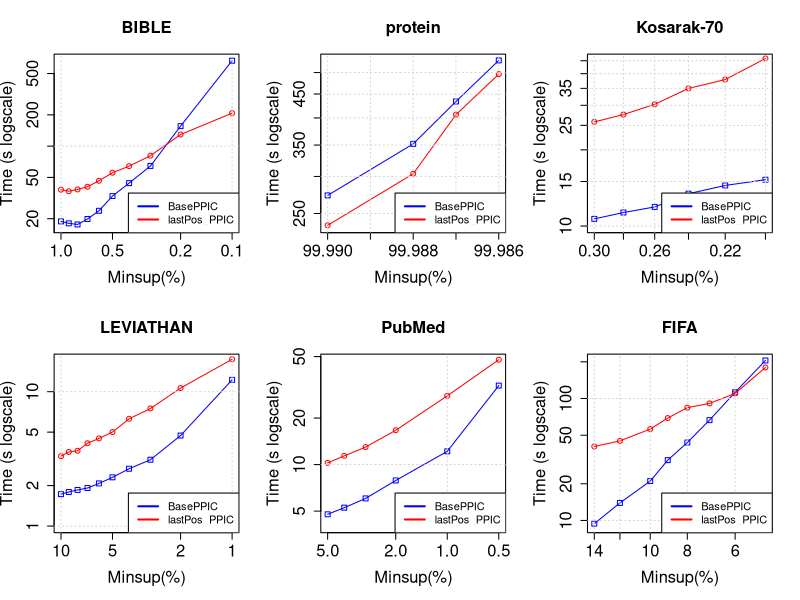

The R script that drew this image:
tiff("MmEsLpMiss_lastPos_PPIC.png", width=13, height=9, units='in', res=120)
par(mfrow=c(2,3), cex.lab=1.5, cex.axis=1.5, cex.main=1.5, cex.sub=1.5)

#BIBLE
#DATA
x <- c(0.01, 0.009, 0.008, 0.007, 0.006, 0.005, 0.004, 0.003, 0.002, 0.001)*100

zero <- c(18850, 18071, 17611, 19872, 23860, 33086, 44031, 64446, 155871, 664830)/1000
one <- c(38116, 36789, 38283, 40639, 46390, 55533, 64153, 80930, 129417, 207934)/1000

#PLOT
plot(x, zero, log = "xy", type="o", pch=0, xlab="Minsup(%)",ylab="Time (s logscale)", col="blue", xlim = rev(range(x)), ylim=c(17, 664))
lines(x, one, col="red", type="o", pch=1)
title(main="BIBLE", cex.lab=1.5, cex.axis=1.5, cex.main=1.5, cex.sub=1.5)
grid()
legend("bottomright", legend=c("BasePPIC", "lastPos_PPIC"), lty=c(1,1),lwd=c(2,2), col=c("blue", "red"), cex = 1)

#protein
#DATA
x <- c(0.9999, 0.99988, 0.99987, 0.99986)*100

zero <- c(273254, 352139, 433728, 530863)/1000
one <- c(235901, 303927, 406530, 496255)/1000

#PLOT
plot(x, zero, log = "xy", type="o", pch=0, xlab="Minsup(%)",ylab="Time (s logscale)", col="blue", xlim = rev(range(x)), ylim=c(235, 530))
lines(x, one, col="red", type="o", pch=1)
title(main="protein", cex.lab=1.5, cex.axis=1.5, cex.main=1.5, cex.sub=1.5)
grid()
legend("bottomright", legend=c("BasePPIC", "lastPos_PPIC"), lty=c(1,1),lwd=c(2,2), col=c("blue", "red"), cex = 1)

#Kosarak-70
#DATA
x <- c(0.003, 0.0028, 0.0026, 0.0024, 0.0022, 0.002)*100

zero <- c(10677, 11312, 11903, 13425, 14473, 15247)/1000
one <- c(25797, 27586, 30275, 34992, 37916, 45927)/1000

#PLOT
plot(x, zero, log = "xy", type="o", pch=0, xlab="Minsup(%)",ylab="Time (s logscale)", col="blue", xlim = rev(range(x)), ylim=c(10, 45))
lines(x, one, col="red", type="o", pch=1)
title(main="Kosarak-70", cex.lab=1.5, cex.axis=1.5, cex.main=1.5, cex.sub=1.5)
grid()
legend("bottomright", legend=c("BasePPIC", "lastPos_PPIC"), lty=c(1,1),lwd=c(2,2), col=c("blue", "red"), cex = 1)

#LEVIATHAN
#DATA
x <- c(0.1, 0.09, 0.08, 0.07, 0.06, 0.05, 0.04, 0.03, 0.02, 0.01)*100

zero <- c(1729, 1793, 1857, 1919, 2077, 2306, 2672, 3117, 4718, 12253)/1000
one <- c(3312, 3562, 3634, 4135, 4491, 5009, 6289, 7502, 10645, 17440)/1000

#PLOT
plot(x, zero, log = "xy", type="o", pch=0, xlab="Minsup(%)",ylab="Time (s logscale)", col="blue", xlim = rev(range(x)), ylim=c(1, 17))
lines(x, one, col="red", type="o", pch=1)
title(main="LEVIATHAN", cex.lab=1.5, cex.axis=1.5, cex.main=1.5, cex.sub=1.5)
grid()
legend("bottomright", legend=c("BasePPIC", "lastPos_PPIC"), lty=c(1,1),lwd=c(2,2), col=c("blue", "red"), cex = 1)

#PubMed
#DATA
x <- c(0.05, 0.04, 0.03, 0.02, 0.01, 0.005)*100

zero <- c(4767, 5261, 6040, 7894, 12184, 32451)/1000
one <- c(10259, 11391, 12983, 16680, 27852, 47720)/1000

#PLOT
plot(x, zero, log = "xy", type="o", pch=0, xlab="Minsup(%)",ylab="Time (s logscale)", col="blue", xlim = rev(range(x)), ylim=c(4, 47))
lines(x, one, col="red", type="o", pch=1)
title(main="PubMed", cex.lab=1.5, cex.axis=1.5, cex.main=1.5, cex.sub=1.5)
grid()
legend("bottomright", legend=c("BasePPIC", "lastPos_PPIC"), lty=c(1,1),lwd=c(2,2), col=c("blue", "red"), cex = 1)

#FIFA
#DATA
x <- c(0.14, 0.12, 0.1, 0.09, 0.08, 0.07, 0.06, 0.05)*100

zero <- c(9423, 13932, 21048, 31249, 43581, 66511, 112528, 204980)/1000
one <- c(40412, 44953, 56164, 69132, 84163, 91173, 110146, 179647)/1000

#PLOT
plot(x, zero, log = "xy", type="o", pch=0, xlab="Minsup(%)",ylab="Time (s logscale)", col="blue", xlim = rev(range(x)), ylim=c(9, 204))
lines(x, one, col="red", type="o", pch=1)
title(main="FIFA", cex.lab=1.5, cex.axis=1.5, cex.main=1.5, cex.sub=1.5)
grid()
legend("bottomright", legend=c("BasePPIC", "lastPos_PPIC"), lty=c(1,1),lwd=c(2,2), col=c("blue", "red"), cex = 1)

#slen1
#DATA
x <- c(0.0017, 0.00165, 0.0016, 0.00155, 0.0015, 0.00145, 0.0014, 0.00135, 0.0013)*100


#PLOT
#slen2
#DATA
x <- c(0.0015, 0.00145, 0.0014, 0.00135, 0.0013, 0.00125, 0.0012, 0.00115, 0.0011)*100


#PLOT
dev.off()
